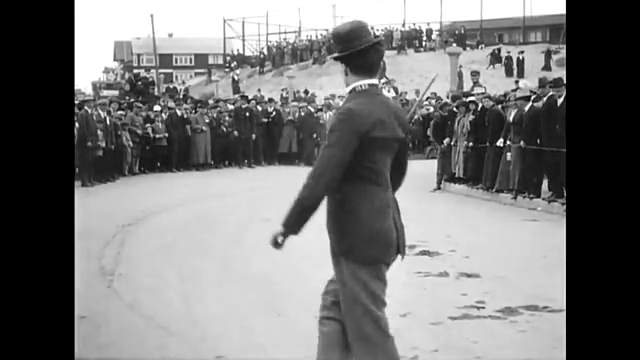
#> input picture frame 17 of OpenCV/videos/chaplin.mp4, 640 x 360 px, given in place of slow.flv, which was not available
$ python meanShiftTracking.py
#> lines starting #> are read from the running program, lines starting #| are printed output that depends on the picture
import numpy as np
import cv2
cap = cv2.VideoCapture('slow.flv')

# take first frame of the video
ret,frame = cap.read()
#> frame is the input picture: shape (360, 640, 3); min 0, max 255, mean 121
# setup initial location of window
r,h,c,w = 250,90,400,125  # simply hardcoded the values
track_window = (c,r,w,h)
# set up the ROI for tracking
roi = frame[r:r+h, c:c+w]
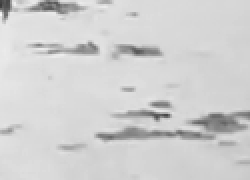
#> roi: shape (90, 125, 3) (shown 2 times larger); min 59, max 246, mean 208.2
# [26 lines of commented-out code are left out]

$ run again, starting later in the video
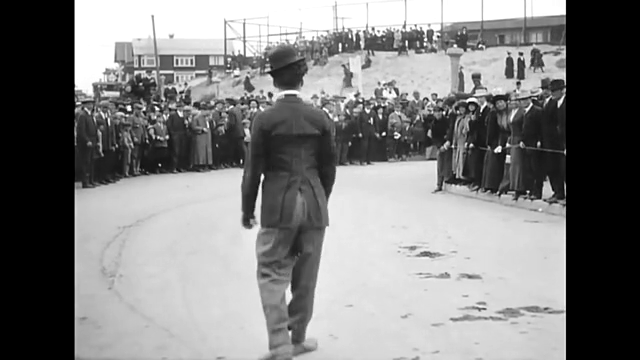
#> input picture frame 77 of OpenCV/videos/chaplin.mp4, 640 x 360 px, given in place of slow.flv, which was not available
#> frame is the input picture: shape (360, 640, 3); min 0, max 255, mean 128.1
#> `roi = frame[r:r+h, c:c+w]`:
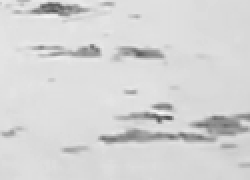
#> roi: shape (90, 125, 3) (shown 2 times larger); min 82, max 246, mean 213

$ run again, starting later in the video
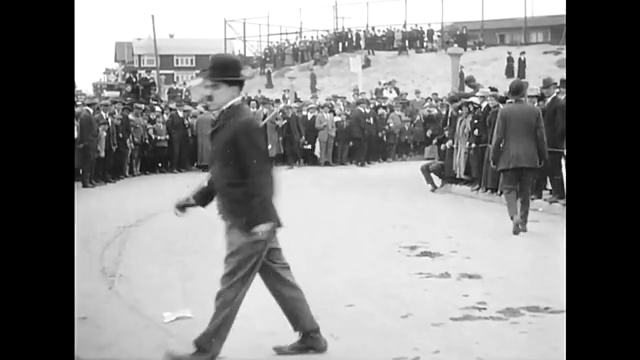
#> input picture frame 137 of OpenCV/videos/chaplin.mp4, 640 x 360 px, given in place of slow.flv, which was not available
#> frame is the input picture: shape (360, 640, 3); min 0, max 255, mean 134.5
#> `roi = frame[r:r+h, c:c+w]`:
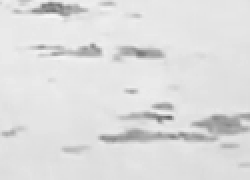
#> roi: shape (90, 125, 3) (shown 2 times larger); min 100, max 246, mean 221.5
